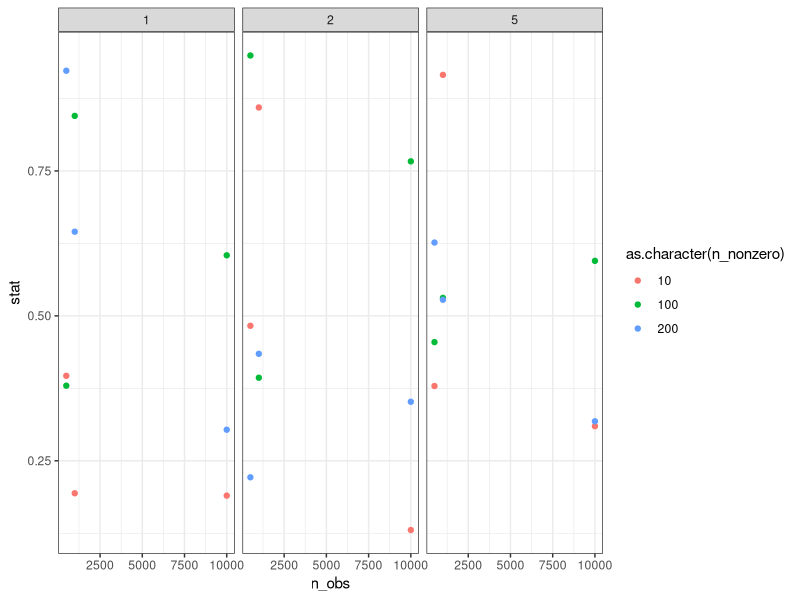

Write the R code that produced this figure.
library(dplyr)
library(ggplot2)
library(MASS)

n_nonzero <- c(10, 100, 200)
n_obs <- c(10000, 1000, 500)
size <- c(1, 2, 5)

single_experiment <- function(non_zero, obs, s) {
    runif(1)
}

results_raw <- lapply(n_nonzero, function(non_zero){
    lapply(n_obs, function(obs) {
        lapply(size, function(s) {
            data.frame(
                n_nonzero = non_zero,
                n_obs = obs,
                size = s,
                stat = single_experiment(non_zero, obs, s)
            )
        }
        )}
    )}
)

bind_rows(unlist(unlist(results_raw, recursive = FALSE), recursive = FALSE)) %>%
    ggplot(aes(x = n_obs, y = stat, color = as.character(n_nonzero))) +
        geom_point() +
        theme_bw() +
        facet_wrap(~size)

